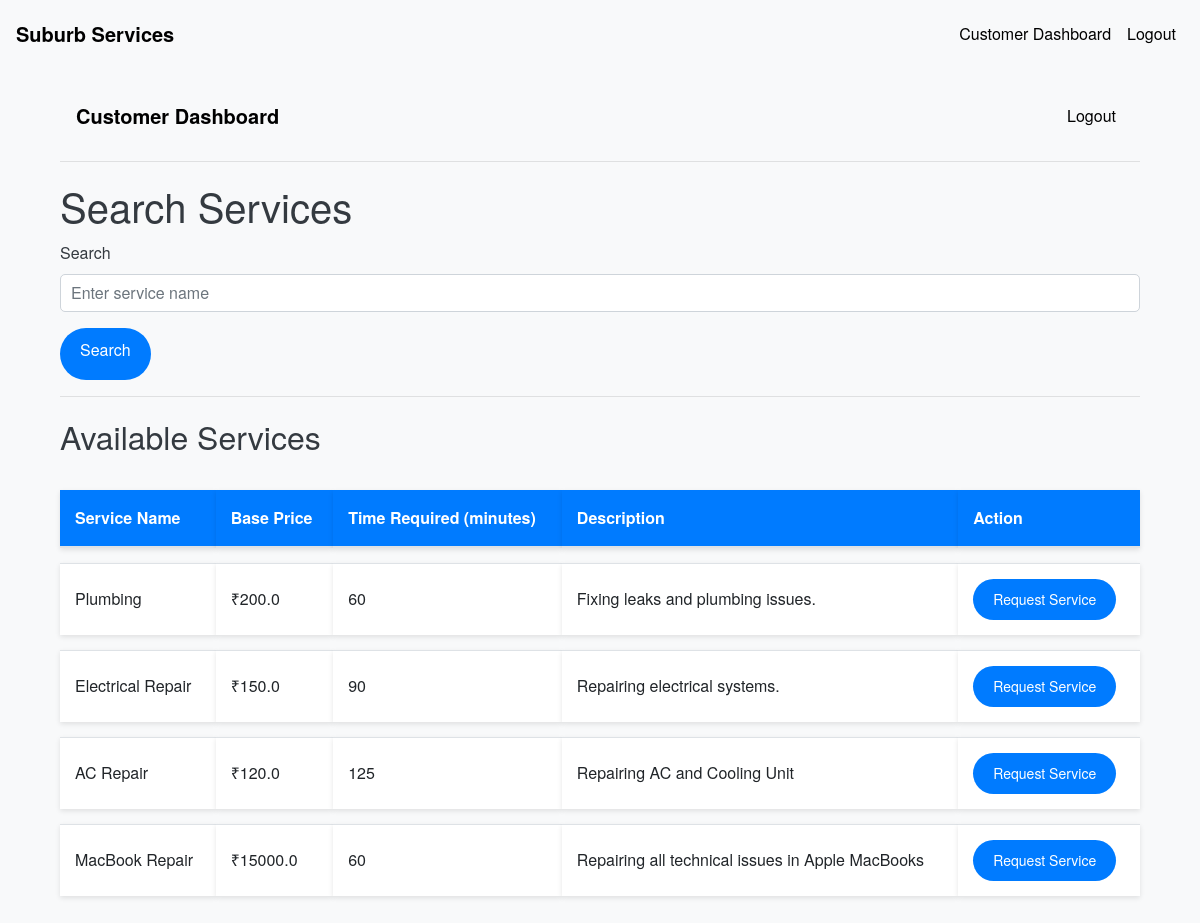
Before: /customer/search_service (signed in) with the older database file.
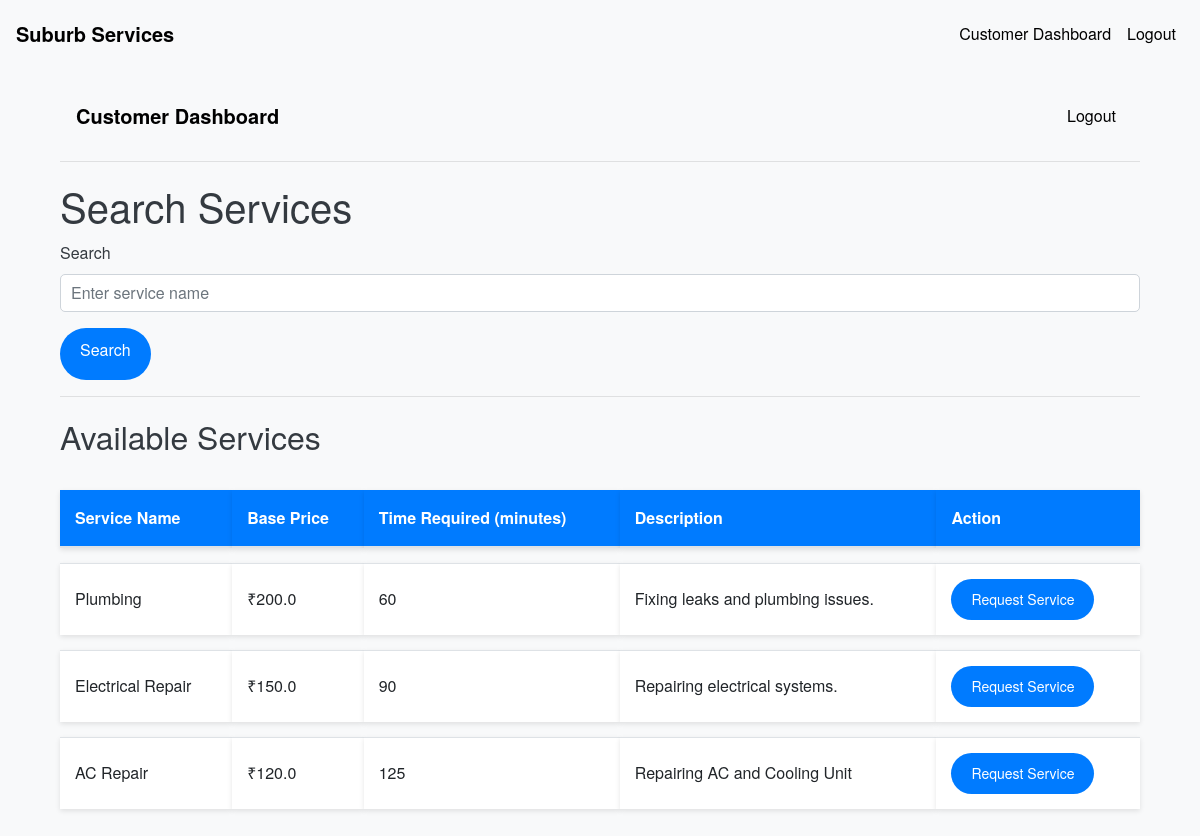
After: the same page with the newer database file.
### models.py (models this page shows, shortened)
class Service(db.Model):
    __tablename__ = 'services'
    id = db.Column(db.Integer, nullable =False, primary_key=True)
    name = db.Column(db.String(100), nullable=False)
    base_price = db.Column(db.Float, nullable=False)
    time_required = db.Column(db.Integer, nullable=False)
    description = db.Column(db.Text)

### routes.py (the view)
@app.route('/customer/search_service', methods=['GET', 'POST'])
@login_required
def search_services():
    if current_user.role != 'customer':
        flash('Access denied.')
        return redirect(url_for('index'))
    form = SearchForm()
    services = Service.query.all()
    if form.validate_on_submit():
        search_term = form.search_term.data
        services = Service.query.filter(Service.name.ilike(f'%{search_term}%')).all()
    return render_template('search_services.html', services=services, form=form)

### forms.py
class SearchForm(FlaskForm):
    search_term = StringField('Search', validators=[DataRequired()])
    submit = SubmitField('Search')

### app.py (called while the page is built)
@login_manager.user_loader
def load_user(user_id):
    return User.query.get(int(user_id))

### templates/search_services.html (shortened to what this page needs)
{% extends 'base.html' %}
{% block content %}
<div class="container mt-4">
    <nav class="navbar navbar-expand-lg navbar-light bg-light">
        <a class="navbar-brand" href="{{ url_for('customer_dashboard') }}">Customer Dashboard</a>
        <div class="collapse navbar-collapse" id="navbarNav">
            <ul class="navbar-nav ml-auto">
                <li class="nav-item">
                    <a class="nav-link" href="{{ url_for('logout') }}">Logout</a>
                </li>
            </ul>
        </div>
    </nav>
    <hr>
    <h1>Search Services</h1>
    <form method="POST">
        <div class="form-group">
            {{ form.search_term.label }}
            {{ form.search_term(class="form-control", placeholder="Enter service name") }}
        </div>
        <button type="submit" class="btn btn-primary">{{ form.submit.label }}</button>
    </form>
    <hr>
    <h2>Available Services</h2>
    {% if services %}
    <table class="table table-striped">
        <thead>
            <tr>
                <th>Service Name</th>
                <th>Base Price</th>
                <th>Time Required (minutes)</th>
                <th>Description</th>
                <th>Action</th>
            </tr>
        </thead>
        <tbody>
            {% for service in services %}
            <tr>
                <td>{{ service.name }}</td>
                <td>₹{{ service.base_price }}</td>
                <td>{{ service.time_required }}</td>
                <td>{{ service.description }}</td>
                <td>
                    <a href="{{ url_for('request_service', service_id=service.id) }}" class="btn btn-sm btn-primary">Request Service</a>
                </td>
            </tr>
            {% endfor %}
        </tbody>
    </table>
    {% else %}
    <p>No services found.</p>
    {% endif %}
</div>
{% endblock %}

### templates/base.html (shortened to what this page needs)
<!DOCTYPE html>
<html lang="en">
<head>
    <link rel="stylesheet" href="https://stackpath.bootstrapcdn.com/bootstrap/4.5.0/css/bootstrap.min.css">
    <link rel="stylesheet" href="{{ url_for('static', filename='css/styles.css') }}">
</head>
<body>
    <nav class="navbar navbar-expand-lg navbar-light bg-light">
        <a class="navbar-brand" href="{{ url_for('index') }}">Suburb Services</a>
        {% if current_user.is_authenticated %}
        <div class="collapse navbar-collapse" id="navbarNav">
            <ul class="navbar-nav ml-auto">
                {% if current_user.role == 'admin' %}
                <li class="nav-item">
                    <a class="nav-link" href="{{ url_for('admin_dashboard') }}">Admin Dashboard</a>
                </li>
                {% elif current_user.role == 'professional' %}
                <li class="nav-item">
                    <a class="nav-link" href="{{ url_for('professional_dashboard') }}">Professional Dashboard</a>
                </li>
                {% elif current_user.role == 'customer' %}
                <li class="nav-item">
                    <a class="nav-link" href="{{ url_for('customer_dashboard') }}">Customer Dashboard</a>
                </li>
                {% endif %}
                <li class="nav-item">
                    <a class="nav-link" href="{{ url_for('logout') }}">Logout</a>
                </li>
            </ul>
        </div>
        {% endif %}
    </nav>
    <div class="container mt-4">
        {% block content %}{% endblock %}
    </div>
</body>
</html>

### static/css/styles.css (style rules this page uses)
body { padding-top: 5px; font-family: 'Helvetica Neue', Arial, sans-serif; background-color: #f8f9fa; color: #343a40; line-height: 1.6; }
.navbar { background-color: #343a40; }
.navbar-brand { font-weight: bold; color: #000000 !important; }
.nav-link { color: #000000 !important; }
.table { margin-top: 20px; border-collapse: separate; border-spacing: 0 15px; }
.table th, .table td { vertical-align: middle; background-color: #ffffff; border: none; padding: 15px; box-shadow: 0 2px 5px rgba(0, 0, 0, 0.1); }
.table th { background-color: #007bff; color: #ffffff; font-weight: bold; }
.table td { border-top: 1px solid #dee2e6; }
.btn { border-radius: 50px; padding: 10px 20px; transition: background-color 0.3s ease, color 0.3s ease; }
.btn-primary { background-color: #007bff; border: none; }
.form-control { border-radius: 5px; padding: 10px; border: 1px solid #ced4da; transition: border-color 0.3s ease; }
h1, h2, h3, h4, h5, h6 { font-weight: 300; margin-top: 20px; margin-bottom: 10px; }
.container { margin-top: 50px; }

Changed rows visible on the page:
removed Service: name "MacBook Repair", base_price "15000.0", time_required "60", description "Repairing all technical issues in Apple MacBooks"
